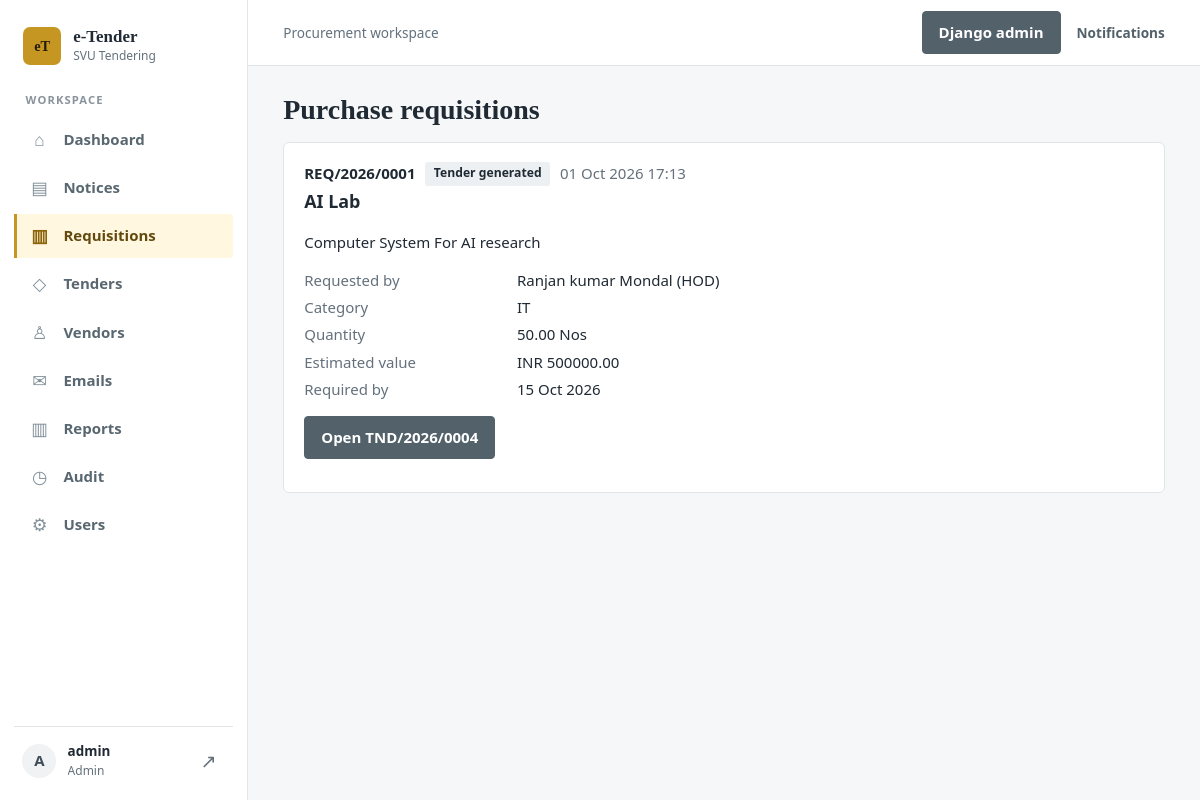
The page /requisitions/ (signed in) on the database its author committed.
### accounts/models.py (models this page shows, shortened)
class User(AbstractUser):
    class Role(models.TextChoices):
        ADMIN = 'ADMIN', 'Admin'
        PO = 'PO', 'Purchase Officer'
        HOD = 'HOD', 'Head of Department'
        TC = 'TC', 'Technical Committee'
        FC = 'FC', 'Finance Committee'
        CFO = 'CFO', 'CFO'
        VENDOR = 'VENDOR', 'Vendor'
    email = models.EmailField(unique=True)
    role = models.CharField(max_length=10, choices=Role.choices, default=Role.VENDOR)
    phone = models.CharField(max_length=30, blank=True)
    email_verified = models.BooleanField(default=False)
    failed_attempts = models.PositiveIntegerField(default=0)
    locked_until = models.DateTimeField(null=True, blank=True)
    INTERNAL_ROLES = ('ADMIN', 'PO', 'HOD', 'TC', 'FC', 'CFO')
    def __str__(self):
        return f'{self.get_full_name() or self.username} ({self.role})'

### tenders/models.py (models this page shows, shortened)
class Requisition(models.Model):
    class Status(models.TextChoices):
        SUBMITTED = 'SUBMITTED', 'Submitted'
        APPROVED = 'APPROVED', 'Approved'
        REJECTED = 'REJECTED', 'Rejected'
        TENDERED = 'TENDERED', 'Tender generated'
    request_no = models.CharField(max_length=30, blank=True, unique=True)
    title = models.CharField(max_length=250)
    category = models.CharField(max_length=80)
    description = models.TextField('Product specification')
    quantity = models.DecimalField(max_digits=14, decimal_places=2, default=1)
    unit = models.CharField(max_length=30, default='Nos')
    estimated_value = models.DecimalField(max_digits=16, decimal_places=2)
    currency = models.CharField(max_length=5, default='INR')
    required_by = models.DateField(null=True, blank=True)
    terms = models.TextField('Delivery / purchase requirements', blank=True)
    status = models.CharField(max_length=10, choices=Status.choices, default=Status.SUBMITTED)
    reason = models.TextField(blank=True)
    requested_by = models.ForeignKey(User, on_delete=models.PROTECT, related_name='requisitions')
    reviewed_by = models.ForeignKey(User, null=True, blank=True, on_delete=models.PROTECT, related_name='+')
    tender = models.OneToOneField('Tender', null=True, blank=True, on_delete=models.SET_NULL, related_name='requisition')
    created_at = models.DateTimeField(auto_now_add=True)
    reviewed_at = models.DateTimeField(null=True, blank=True)
    class Meta:
        ordering = ['-created_at']

class Tender(models.Model):
    class Status(models.TextChoices):
        DRAFT = 'DRAFT', 'Draft'
        PUBLISHED = 'PUBLISHED', 'Published'
        BIDDING_OPEN = 'BIDDING_OPEN', 'Bidding open'
        BIDDING_CLOSED = 'BIDDING_CLOSED', 'Bidding closed'
        OPENED = 'OPENED', 'Opened'
        TECHNICAL_REVIEW = 'TECHNICAL_REVIEW', 'Technical review'
        TECHNICAL_APPROVED = 'TECHNICAL_APPROVED', 'Technically approved'
        FINANCE_REVIEW = 'FINANCE_REVIEW', 'Finance review'
        QUOTATION_VALIDATION = 'QUOTATION_VALIDATION', 'Quotation validation'
        CFO_REVIEW = 'CFO_REVIEW', 'CFO review'
        APPROVED = 'APPROVED', 'Approved (award pending)'
        AWARDED = 'AWARDED', 'Awarded'
        CLOSED = 'CLOSED', 'Closed'
        REJECTED = 'REJECTED', 'Rejected'
        SENT_BACK = 'SENT_BACK', 'Sent back'
        CANCELLED = 'CANCELLED', 'Cancelled'
    class Visibility(models.TextChoices):
        OPEN = 'OPEN', 'Open – all approved vendors'
        LIMITED = 'LIMITED', 'Limited – invited vendors only'
    tender_no = models.CharField(max_length=30, blank=True, unique=True)
    notice = models.ForeignKey(Notice, null=True, blank=True, on_delete=models.PROTECT, related_name='tenders')
    title = models.CharField(max_length=250)
    category = models.CharField(max_length=80)
    description = models.TextField('Description / specification')
    quantity = models.DecimalField(max_digits=14, decimal_places=2, default=1)
    unit = models.CharField(max_length=30, default='Nos')
    estimated_value = models.DecimalField(max_digits=16, decimal_places=2)
    currency = models.CharField(max_length=5, default='INR')
    emd_amount = models.DecimalField('EMD / security deposit', max_digits=14, decimal_places=2, default=0)
    eligibility = models.TextField(blank=True)
    terms = models.TextField('Payment & delivery terms / T&C', blank=True)
    evaluation_criteria = models.TextField(blank=True)
    contact_person = models.CharField(max_length=200, blank=True)
    visibility = models.CharField(max_length=8, choices=Visibility.choices, default=Visibility.OPEN)
    bid_start_at = models.DateTimeField()
    bid_end_at = models.DateTimeField()
    opening_at = models.DateTimeField()
    status = models.CharField(max_length=22, choices=Status.choices, default=Status.DRAFT)
    return_stage = models.CharField(max_length=10, blank=True)   # stage that rejected / sent back
    status_reason = models.TextField(blank=True)
    round = models.PositiveIntegerField(default=0)                # increments on each forward
    created_by = models.ForeignKey(User, on_delete=models.PROTECT, related_name='tenders_created')
    opened_by = models.ForeignKey(User, null=True, blank=True, on_delete=models.PROTECT, related_name='+')
    opened_at = models.DateTimeField(null=True, blank=True)
    created_at = models.DateTimeField(auto_now_add=True)
    class Meta:
        ordering = ['-created_at']

### tenders/views.py (the view)
# urls.py: path('requisitions/', v.requisition_list, name='requisition_list'),
@role_required('HOD', 'PO', 'ADMIN')
def requisition_list(request):
    qs = Requisition.objects.select_related('requested_by', 'reviewed_by', 'tender')
    if request.user.role == 'HOD':
        qs = qs.filter(requested_by=request.user)
    return render(request, 'tenders/requisition_list.html', {'requisitions': qs})

### tenders/context_processors.py (called while the page is built)
def globals(request):
    from django.conf import settings
    ctx = {'ORG_NAME': settings.ORG_NAME}
    u = getattr(request, 'user', None)
    if u is not None and u.is_authenticated:
        from .models import Notification
        ctx['unread_count'] = Notification.objects.filter(user=u, read_at__isnull=True).count()
    return ctx

### templates/tenders/requisition_list.html (shortened to what this page needs)
{% extends 'base.html' %}{% block content %}
<div class="row" style="justify-content:space-between"><h1>Purchase requisitions</h1>{% if user.role == 'HOD' %}<a class="btn" href="{% url 'requisition_create' %}">+ New requisition</a>{% endif %}</div>
{% for r in requisitions %}<section class="card">
<div class="row"><b>{{ r.request_no }}</b><span class="badge">{{ r.get_status_display }}</span><span class="mut">{{ r.created_at|date:"d M Y H:i" }}</span></div>
<h2>{{ r.title }}</h2><p>{{ r.description|linebreaksbr }}</p>
<dl class="kv"><dt>Requested by</dt><dd>{{ r.requested_by }}</dd><dt>Category</dt><dd>{{ r.category }}</dd><dt>Quantity</dt><dd>{{ r.quantity }} {{ r.unit }}</dd><dt>Estimated value</dt><dd>{{ r.currency }} {{ r.estimated_value }}</dd><dt>Required by</dt><dd>{{ r.required_by|date:"d M Y"|default:"-" }}</dd></dl>
{% if r.tender %}<p><a class="btn sec" href="{% url 'tender_detail' r.tender.pk %}">Open {{ r.tender.tender_no }}</a></p>{% endif %}
</section>{% empty %}<p class="mut">No requisitions.</p>{% endfor %}{% endblock %}

### templates/base.html (shortened to what this page needs)
<!doctype html>
<html lang="en">
<head>
	{% load static %}<link rel="stylesheet" href="{% static 'css/style.css' %}">
</head>
<body>
{% if user.is_authenticated %}
<div class="app-shell">
	<aside class="sidebar">
		<a class="sidebar-brand" href="/">
			<span class="brand-mark" aria-hidden="true">eT</span>
			<span class="brand-copy"><strong>e-Tender</strong><small>{{ ORG_NAME }}</small></span>
		</a>
		<p class="sidebar-section-label">Workspace</p>
		<nav class="side-nav" aria-label="Main navigation">
			<a class="side-link{% if request.resolver_match.url_name == 'dashboard' %} active{% endif %}" href="{% url 'dashboard' %}"><span class="nav-icon" aria-hidden="true">⌂</span>Dashboard</a>
			<a class="side-link{% if request.resolver_match.url_name == 'notice_list' %} active{% endif %}" href="{% url 'notice_list' %}"><span class="nav-icon" aria-hidden="true">▤</span>Notices</a>
			{% if user.role == 'HOD' or user.role == 'PO' or user.role == 'ADMIN' %}<a class="side-link{% if request.resolver_match.url_name == 'requisition_list' or request.resolver_match.url_name == 'requisition_create' %} active{% endif %}" href="{% url 'requisition_list' %}"><span class="nav-icon" aria-hidden="true">▥</span>Requisitions</a>{% endif %}
			<a class="side-link" href="{% url 'tender_list' %}"><span class="nav-icon" aria-hidden="true">◇</span>Tenders</a>
			{% if user.role == 'PO' or user.role == 'ADMIN' %}
			<a class="side-link{% if request.resolver_match.url_name == 'vendor_list' %} active{% endif %}" href="{% url 'vendor_list' %}"><span class="nav-icon" aria-hidden="true">♙</span>Vendors</a>
			<a class="side-link{% if request.resolver_match.url_name == 'email_log' %} active{% endif %}" href="{% url 'email_log' %}"><span class="nav-icon" aria-hidden="true">✉</span>Emails</a>
			{% endif %}
			{% if user.role == 'PO' or user.role == 'ADMIN' or user.role == 'CFO' %}
			<a class="side-link{% if request.resolver_match.url_name == 'reports' %} active{% endif %}" href="{% url 'reports' %}"><span class="nav-icon" aria-hidden="true">▥</span>Reports</a>
			{% endif %}
			{% if user.role != 'VENDOR' %}
			<a class="side-link{% if request.resolver_match.url_name == 'audit' %} active{% endif %}" href="{% url 'audit' %}"><span class="nav-icon" aria-hidden="true">◷</span>Audit</a>
			{% endif %}
			{% if user.role == 'ADMIN' %}
			<a class="side-link{% if request.resolver_match.url_name == 'user_admin' %} active{% endif %}" href="{% url 'user_admin' %}"><span class="nav-icon" aria-hidden="true">⚙</span>Users</a>
			{% endif %}
		</nav>
		<div class="sidebar-spacer"></div>
		<div class="sidebar-user">
			<span class="user-avatar" aria-hidden="true">{{ user.username|slice:":1"|upper }}</span>
			<span class="user-copy"><strong>{{ user.username }}</strong><small>{{ user.get_role_display }}</small></span>
			<a class="signout-link" href="{% url 'logout' %}" aria-label="Sign out">↗</a>
		</div>
	</aside>
	<div class="app-main">
		<header class="topbar">
			<span class="topbar-context">Procurement workspace</span>
			<div class="topbar-actions">
				{% if user.role == 'ADMIN' %}<a class="btn sec" href="{% url 'admin:index' %}">Django admin</a>{% endif %}
				<a class="notifications-link" href="{% url 'notifications' %}">Notifications{% if unread_count %}<span class="notification-count">{{ unread_count }}</span>{% endif %}</a>
			</div>
		</header>
{% endif %}
<main>
	{% block content %}{% endblock %}
</main>
{% if user.is_authenticated %}</div></div>{% endif %}
</body>
</html>

### static/css/style.css (style rules this page uses)
:root { color-scheme: light; --bg: #f6f7f8; --surface: #ffffff; --ink: #202a34; --muted: #64717c; --gold: #c59622; --gold-deep: #8c650b; --gold-wash: #fff7df; --line: #e1e5e8; --ok: #18734e; --bad: #b43d3d; --warn: #8c650b; }
* { box-sizing: border-box; }
body { margin: 0; background: var(--bg); color: var(--ink); font: 15px/1.55 "Segoe UI", Tahoma, sans-serif; }
a { color: var(--gold-deep); text-decoration: none; }
.app-shell { display: grid; grid-template-columns: 248px minmax(0, 1fr); min-height: 100vh; }
.sidebar { position: sticky; top: 0; display: flex; height: 100vh; flex-direction: column; padding: 1.35rem .9rem 1rem; background: var(--surface); border-right: 1px solid var(--line); }
.sidebar-brand { display: flex; align-items: center; gap: .75rem; padding: .35rem .55rem 1.5rem; color: var(--ink); text-decoration: none; }
.brand-mark { display: grid; width: 38px; aspect-ratio: 1; place-items: center; border-radius: 7px; background: var(--gold); color: #241b08; font: 700 .9rem Georgia, "Times New Roman", serif; }
.brand-copy, .user-copy { display: grid; min-width: 0; }
.brand-copy strong { font: 700 1.06rem Georgia, "Times New Roman", serif; }
.brand-copy small, .user-copy small { overflow: hidden; color: var(--muted); font-size: .75rem; text-overflow: ellipsis; white-space: nowrap; }
.sidebar-section-label { margin: .1rem .7rem .55rem; color: #89939b; font-size: .7rem; font-weight: 750; letter-spacing: .1em; text-transform: uppercase; }
.side-nav { display: grid; gap: .2rem; }
.side-link { display: flex; min-height: 42px; align-items: center; gap: .8rem; padding: .55rem .7rem; border-left: 3px solid transparent; border-radius: 0 4px 4px 0; color: #596771; font-weight: 550; transition: color .15s ease, background-color .15s ease; }
.side-link.active { border-left-color: var(--gold); background: var(--gold-wash); color: #62490e; font-weight: 700; }
.nav-icon { display: grid; width: 22px; flex: 0 0 22px; place-items: center; color: #82909a; font-size: 1.1rem; }
.side-link.active .nav-icon { color: var(--gold-deep); }
.sidebar-spacer { flex: 1; }
.sidebar-user { display: flex; align-items: center; gap: .7rem; padding: .9rem .5rem .2rem; border-top: 1px solid var(--line); }
.user-avatar { display: grid; width: 34px; aspect-ratio: 1; flex: 0 0 34px; place-items: center; border-radius: 50%; background: #f0f2f3; color: #3e4d57; font-weight: 750; }
.user-copy { flex: 1; }
.user-copy strong { overflow: hidden; font-size: .84rem; text-overflow: ellipsis; white-space: nowrap; }
.signout-link { display: grid; width: 32px; aspect-ratio: 1; place-items: center; border-radius: 4px; color: var(--muted); font-size: 1.2rem; }
.app-main { min-width: 0; }
.topbar { display: flex; min-height: 62px; align-items: center; justify-content: space-between; gap: 1rem; padding: .7rem clamp(1rem, 3vw, 2.2rem); border-bottom: 1px solid var(--line); background: var(--surface); }
.topbar-context { color: var(--muted); font-size: .85rem; }
.topbar-actions { display: flex; align-items: center; gap: 1rem; }
.notifications-link { display: inline-flex; align-items: center; gap: .5rem; color: #53616b; font-size: .85rem; font-weight: 600; }
main { width: min(1200px, 100%); margin: 1.8rem auto; padding: 0 clamp(1rem, 4vw, 2.5rem); }
.app-main main { width: 100%; margin: 1.5rem auto; padding: 0 clamp(1rem, 3vw, 2.2rem); }
.card { margin-bottom: 1rem; padding: 1.15rem 1.25rem; overflow-x: auto; background: var(--surface); border: 1px solid var(--line); border-radius: 6px; }
h1, h2, h3 { color: var(--ink); }
h1 { margin: .15rem 0 1rem; font-family: Georgia, "Times New Roman", serif; font-size: 1.75rem; line-height: 1.2; }
h2 { margin: .1rem 0 .8rem; font-size: 1.12rem; }
.btn, button { display: inline-block; padding: .55rem 1rem; border: 1px solid var(--gold); border-radius: 4px; background: var(--gold); color: #241b08; cursor: pointer; font: inherit; font-weight: 650; transition: background-color .15s ease, border-color .15s ease; }
.btn.sec { border-color: #53616b; background: #53616b; color: #fff; }
.badge { display: inline-block; padding: .18rem .55rem; border-radius: 3px; background: #edf0f2; color: var(--ink); font-size: .76rem; font-weight: 650; }
.kv { display: grid; grid-template-columns: 200px 1fr; gap: .25rem .8rem; }
.kv dt { color: var(--muted); }
.kv dd { margin: 0; }
.row { display: flex; flex-wrap: wrap; align-items: center; gap: .6rem; }
.mut { color: var(--muted); }

### rows shown on the page
User: username "A", username "admin", role "Admin"
Requisition: request_no "REQ/2026/0001", status "Tender generated", created_at "01 Oct 2026 17:13", title "AI Lab", description "Computer System For AI research", requested_by "Ranjan kumar Mondal (HOD)", category "IT", quantity "50.00", unit "Nos", currency "INR", estimated_value "500000.00", required_by "15 Oct 2026", tender.tender_no "TND/2026/0004"

### other values the page prints
{{ ORG_NAME }} "SVU Tendering"
